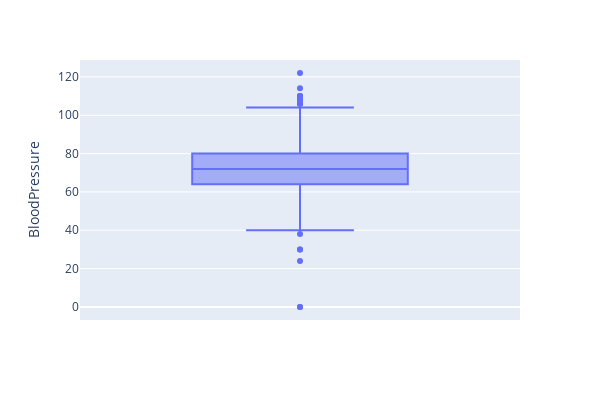

The code cell stored with this chart in its notebook:
### Markdown cell above
### Blood Pressure (BP)

### Code cell
fig = px.box(df_update3, y='BloodPressure',width=600, height=400)
fig.show()

### Figure 1 — Plotly figure (JSON) as saved in the notebook; plotly's stock layout.template omitted (floating-point values rounded to 4 significant figures; data arrays with more than 128 entries replaced by an {"elided": "..."} marker saying what was removed)
{"data": [{"alignmentgroup": "True", "hovertemplate": "BloodPressure=%{y}<extra></extra>", "legendgroup": "", "marker": {"color": "#636efa"}, "name": "", "notched": false, "offsetgroup": "", "orientation": "v", "showlegend": false, "type": "box", "x0": " ", "xaxis": "x", "y": {"elided": "733 int values"}, "y0": " ", "yaxis": "y"}], "layout": {"boxmode": "group", "height": 400, "legend": {"tracegroupgap": 0}, "margin": {"t": 60}, "width": 600, "xaxis": {"anchor": "y", "domain": [0, 1]}, "yaxis": {"anchor": "x", "domain": [0, 1], "title": {"text": "BloodPressure"}}}}
